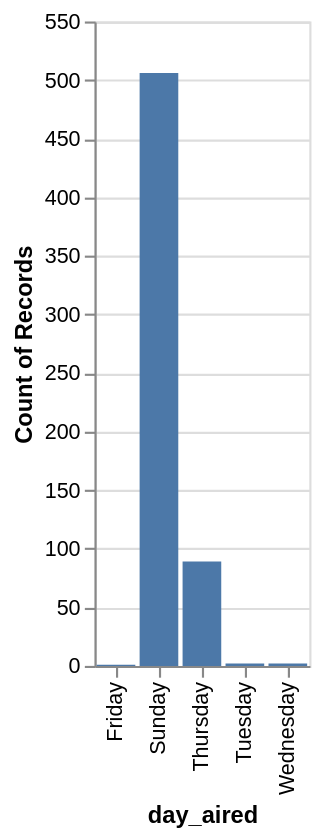

Source (notebook cell):
### Code cell
# Day distribution
alt.Chart(df).mark_bar().encode(
    x='day_aired',
    y='count()'
)

### Figure 1 — Vega-Lite specification as saved in the notebook (floating-point values rounded to 4 significant figures; data arrays with more than 128 entries replaced by an {"elided": "..."} marker saying what was removed)
{"config": {"view": {"continuousWidth": 300, "continuousHeight": 300}}, "data": {"name": "data-242337d988399a6930d745eee72c1f37"}, "mark": {"type": "bar"}, "encoding": {"x": {"field": "day_aired", "type": "nominal"}, "y": {"aggregate": "count", "type": "quantitative"}}, "$schema": "https://vega.github.io/schema/vega-lite/v6.1.0.json", "datasets": {"data-242337d988399a6930d745eee72c1f37": {"elided": "600 records"}}}
